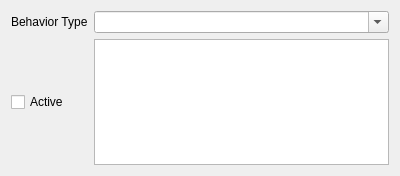
<?xml version="1.0" encoding="UTF-8"?>
<ui version="4.0">
 <class>BehaviorDetails</class>
 <widget class="QWidget" name="BehaviorDetails">
  <property name="geometry">
   <rect>
    <x>0</x>
    <y>0</y>
    <width>400</width>
    <height>176</height>
   </rect>
  </property>
  <layout class="QVBoxLayout" name="verticalLayout">
   <item>
    <layout class="QGridLayout" name="gridLayout" rowstretch="0,1,0" columnstretch="0,1">
     <item row="0" column="1">
      <widget class="QComboBox" name="behaviorTypeComboBox">
       <property name="editable">
        <bool>true</bool>
       </property>
      </widget>
     </item>
     <item row="0" column="0">
      <widget class="QLabel" name="behaviorTypeLabel">
       <property name="text">
        <string>Behavior Type</string>
       </property>
      </widget>
     </item>
     <item row="2" column="0">
      <widget class="QCheckBox" name="activeCheckBox">
       <property name="text">
        <string>Active</string>
       </property>
      </widget>
     </item>
     <item row="2" column="1">
      <widget class="QPlainTextEdit" name="behaviorDataPlainTextEdit"/>
     </item>
    </layout>
   </item>
  </layout>
 </widget>
 <resources/>
 <connections/>
</ui>
